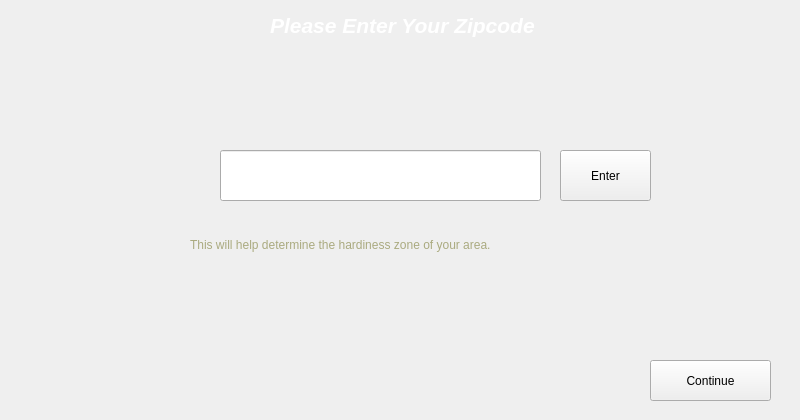
<?xml version="1.0" encoding="UTF-8"?>
<ui version="4.0">
 <class>Form</class>
 <widget class="QWidget" name="Form">
  <property name="geometry">
   <rect>
    <x>0</x>
    <y>0</y>
    <width>800</width>
    <height>420</height>
   </rect>
  </property>
  <property name="windowTitle">
   <string>Form</string>
  </property>
  <widget class="QLabel" name="label">
   <property name="geometry">
    <rect>
     <x>270</x>
     <y>-20</y>
     <width>801</width>
     <height>91</height>
    </rect>
   </property>
   <property name="text">
    <string>&lt;html&gt;&lt;head/&gt;&lt;body&gt;&lt;p&gt;&lt;span style=&quot; font-size:16pt; font-weight:600; font-style:italic; color:#ffffff;&quot;&gt;Please Enter Your Zipcode&lt;/span&gt;&lt;/p&gt;&lt;/body&gt;&lt;/html&gt;</string>
   </property>
  </widget>
  <widget class="QLineEdit" name="lineEdit">
   <property name="geometry">
    <rect>
     <x>220</x>
     <y>150</y>
     <width>321</width>
     <height>51</height>
    </rect>
   </property>
  </widget>
  <widget class="QPushButton" name="continue_button">
   <property name="geometry">
    <rect>
     <x>650</x>
     <y>360</y>
     <width>121</width>
     <height>41</height>
    </rect>
   </property>
   <property name="text">
    <string>Continue</string>
   </property>
  </widget>
  <widget class="QPushButton" name="enter_button">
   <property name="geometry">
    <rect>
     <x>560</x>
     <y>150</y>
     <width>91</width>
     <height>51</height>
    </rect>
   </property>
   <property name="text">
    <string>Enter</string>
   </property>
  </widget>
  <widget class="QLabel" name="label_6">
   <property name="geometry">
    <rect>
     <x>0</x>
     <y>0</y>
     <width>811</width>
     <height>60</height>
    </rect>
   </property>
   <property name="text">
    <string/>
   </property>
   <property name="pixmap">
    <pixmap>greenBlock.jpg</pixmap>
   </property>
   <property name="scaledContents">
    <bool>true</bool>
   </property>
  </widget>
  <widget class="QLabel" name="label_4">
   <property name="geometry">
    <rect>
     <x>190</x>
     <y>230</y>
     <width>901</width>
     <height>31</height>
    </rect>
   </property>
   <property name="text">
    <string>&lt;html&gt;&lt;head/&gt;&lt;body&gt;&lt;p&gt;&lt;span style=&quot; color:#aaaa7f;&quot;&gt;This will help determine the hardiness zone of your area.&lt;/span&gt;&lt;/p&gt;&lt;/body&gt;&lt;/html&gt;</string>
   </property>
  </widget>
  <zorder>lineEdit</zorder>
  <zorder>continue_button</zorder>
  <zorder>enter_button</zorder>
  <zorder>label_6</zorder>
  <zorder>label</zorder>
  <zorder>label_4</zorder>
 </widget>
 <resources/>
 <connections/>
</ui>
